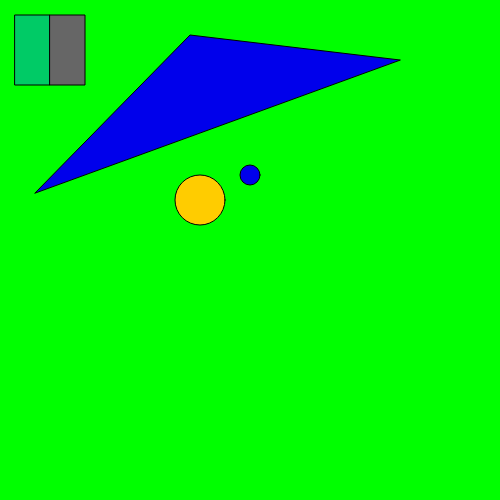
Frame 1 (no input)
Frame 60 (no input): identical to frame 1, image omitted
Frame 120 (the mouse pressed at the canvas centre since frame 60): identical to frame 1, image omitted

The p5.js sketch that drew this single still picture (run headless with seeded random() and noise() and a simulated clock; from frame 60 on, the mouse is pressed at the canvas centre):

// p5.js sketch
// ── sketch.js
/* 
 
BY Abul Kalam with color
BY Professor D with the comments and help
 
*/
 
function setup() { //parenthesis holds arguments or parameters.
  createCanvas(500, 500); // the createCanvas() function sets canvas size 500 by 500
}
 
// draw() takes care of items that are repeated until the canvas or browser window is closed. Animations can be set within the draw() loop
function draw() { // curly brackets contain a series of statements aka "lines of code".
  background('rgb(0,255,0)'); // the background() function for back ground color and integer RGB notation
  strokeWeight(1);// sets the strokes of the weight used for border around. 
  var c = color (255,204,0);//define color 'c'
  fill(c);// use color variable 'c' as fill color
  ellipse(200, 200, 50, 50); //the ellipse function is used to draw an ellipse. 
  var d = color(0,0,235); // define color 'd'
  fill(d); // use color variable 'd' as fill color
  ellipse(250,175,20,20); // the ellipse function is used to draw an ellipse within the canvas size.
  triangle (400,60,190,35,35,193); // the triangle function is to draw a triangle.
 var e = color (0, 126,255,102);  // define color 'e'
  fill(e); // fill with collor 'e'
  rect (15,15,35,70); // the rectangular function is used to draw a ractangle.
 value = alpha (e); // the alpha value from a color or pixel array 
 fill (value); // fill the value with 102
 rect (50,15,35,70); // the rectangular function is used to draw a ractangle with alpha to see the difference with into two rectangle. 
 
}
